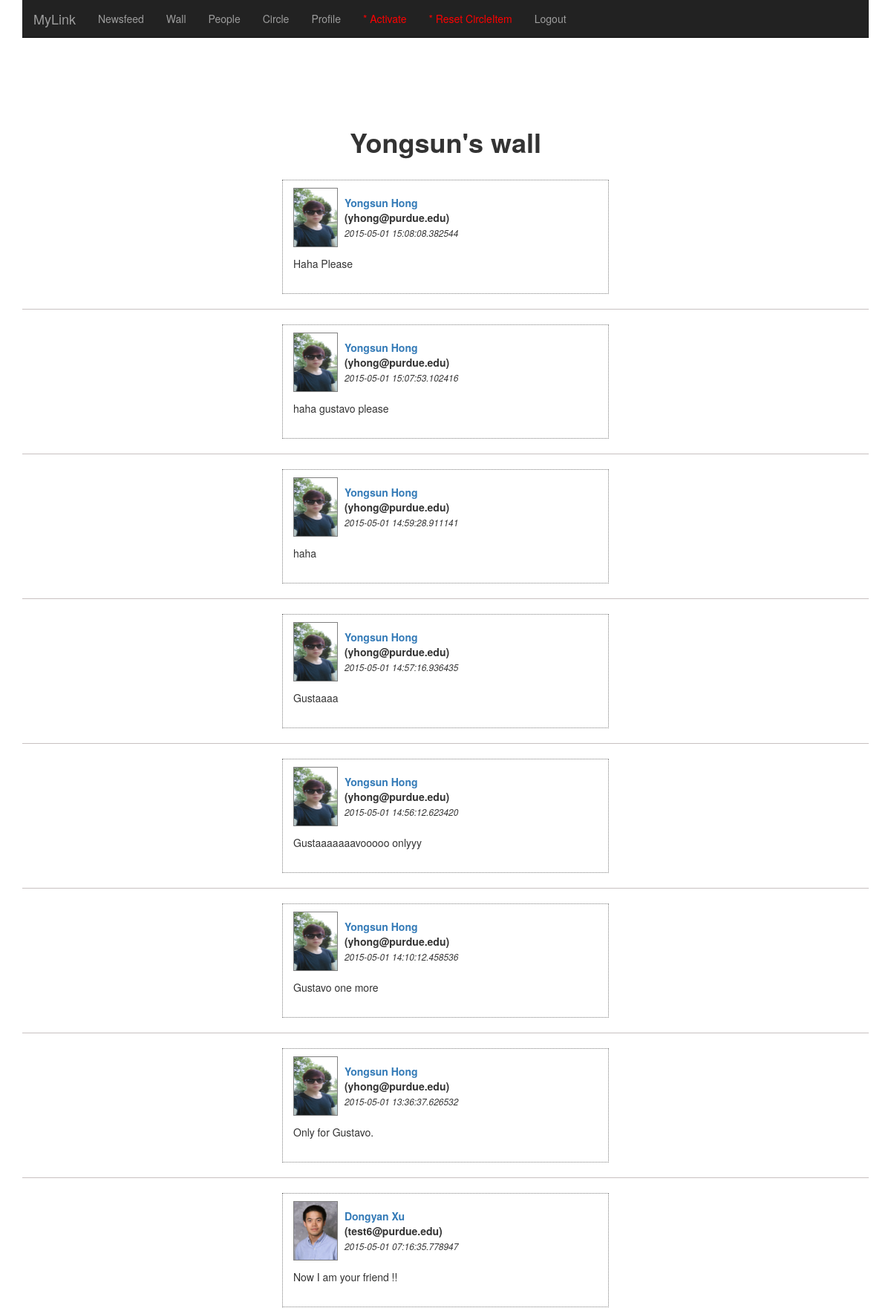
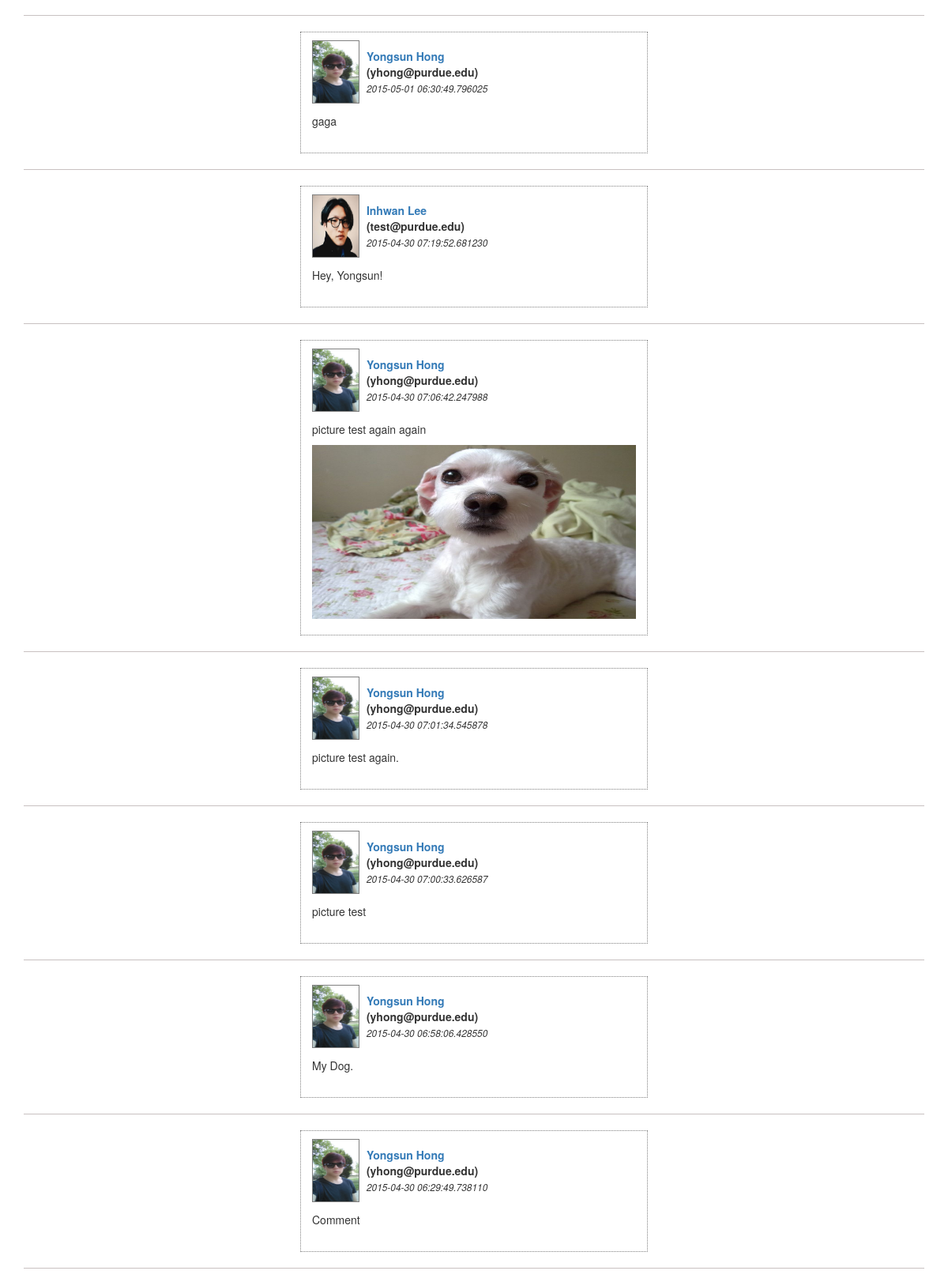
/wall/2 (signed in, upper part), run on the app's committed database (2 pictures, top to bottom).
### app/models.py (models this page shows, shortened)
class User(db.Model):
	uid = db.Column(db.Integer, primary_key=True)
	firstname = db.Column(db.String(100))
	lastname = db.Column(db.String(100))
	email = db.Column(db.String(120), unique=True)
	password = db.Column(db.String(54))
	pic = db.Column(db.String(100))
	activate = db.Column(db.Boolean)
	def is_authenticated(self):
		return True

class Post(db.Model):
	pid = db.Column(db.Integer, primary_key=True)
	writer = db.Column(db.Integer, db.ForeignKey('user.uid'))
	wid = db.Column(db.Integer, db.ForeignKey('user.uid'))
	content = db.Column(db.String(140))
	pic = db.Column(db.String(1000))
	posted = db.Column(db.DateTime)

### app/views.py (the view)
@app.route('/wall', methods=['GET','POST'])
@app.route('/wall/<wid>', methods=['GET', 'POST'])
@login_required
@csrf.exempt
def wall(wid):
	form = PostForm()
	error = None
	pic = ''
	if form.validate_on_submit():
		content = form.content.data
		posted = datetime.utcnow()
		if request.method == 'POST':
			file = request.files['file']
			if file and allowed_file(file.filename):
				pic = secure_filename(file.filename)
				file.save(os.path.join(IMAGE_SRC, pic))
				post = Post(writer=g.user.uid, wid=wid, content=form.content.data, pic=pic, posted=posted)
				db.session.add(post)
				db.session.commit()
				return redirect(url_for('wall',wid=wid))
			else:
				post = Post(writer=g.user.uid, wid=wid, content=form.content.data, pic='', posted=posted)
				db.session.add(post)
				db.session.commit()
				return redirect(url_for('wall',wid=wid))
	belongs = User.query.filter_by(uid=wid).first()
	wall = db.session.query(User,Post).filter(Post.wid==wid).filter(User.uid==Post.writer).order_by(Post.pid.desc()).all()
	return render_template("wall.html", form=form, wall=wall, belongs=belongs, writer=g.user)

### app/views.py (called while the page is built)
@login_manager.user_loader
def load_user(uid):
	return User.query.get(int(uid))

@app.before_request
def before_request():
	g.user = current_user

### app/templates/wall.html
{% extends "base.html" %}
{% block content %}
<div class="container marketing" align="center">
	<h1><b>{{belongs.firstname}}'s wall</b></h1>
	<br>
	{% for post in wall %}
		{% include 'post.html' %}
	{% endfor %}
</div>
{% endblock %}

### app/templates/post.html
<div style="background:white;width:440px;border:1px dotted grey;">
	<div style="width:430px;display:inline-block;vertical-align:top;">
		<div style="width: 430px;padding-bottom:2px;padding-top:10px;padding-left:10px" align="left">
			<img src="{{url_for('static', filename=post.User.pic)}}" class="img-polaroid" style="display:inline-block; width:60px; height:80px; border:1px solid grey;">
			<div style="display:inline-block;vertical-align:middle;padding-left:5px">
				<a href="{{url_for('wall',wid=post.Post.writer)}}"><b>{{post.User.firstname}} {{post.User.lastname}}</b><br></a>
				<b>({{post.User.email}})</b><br>
				<small><em>{{post.Post.posted}}</em></small>
			</div>
		</div>
		<div style="display:inline-block;width:430px;padding-left:10px;padding-top:10px;padding-bottom:20px" align="left">
			<div style="padding-bottom:10px">
				{{ post.Post.content }}
			</div>
			{% if post.Post.pic != '': %}
				<img src="{{url_for('static', filename=post.Post.pic)}}" class="img-polaroid" style=" width:410px; height:220px; solid black;">
			{% endif %}
		</div>
	</div>
</div>
<hr>

### data on the page
User: firstname "Yongsun", pic (picture), User.firstname "Yongsun", User.lastname "Hong", User.email "yhong@purdue.edu", Post.posted "2015-05-01 15:08:08.382544", Post.content "Haha Please", Post.posted "2015-05-01 15:07:53.102416", Post.content "haha gustavo please", Post.posted "2015-05-01 14:59:28.911141", Post.content "haha", Post.posted "2015-05-01 14:57:16.936435", Post.content "Gustaaaa", Post.posted "2015-05-01 14:56:12.623420", Post.content "Gustaaaaaaavooooo onlyyy", Post.posted "2015-05-01 14:10:12.458536", Post.content "Gustavo one more", Post.posted "2015-05-01 13:36:37.626532", Post.content "Only for Gustavo.", Post.posted "2015-05-01 06:30:49.796025", Post.content "gaga", Post.posted "2015-04-30 07:06:42.247988", Post.content "picture test again again", Post.posted "2015-04-30 07:01:34.545878", Post.content "picture test again.", Post.posted "2015-04-30 07:00:33.626587", Post.content "picture test", Post.posted "2015-04-30 06:58:06.428550", Post.content "My Dog.", Post.posted "2015-04-30 06:29:49.738110", Post.content "Comment"
User: pic (picture), User.firstname "Dongyan", User.lastname "Xu", User.email "test6@purdue.edu", Post.posted "2015-05-01 07:16:35.778947", Post.content "Now I am your friend !!"
User: pic (picture), User.firstname "Inhwan", User.lastname "Lee", User.email "test@purdue.edu", Post.posted "2015-04-30 07:19:52.681230", Post.content "Hey, Yongsun!"
